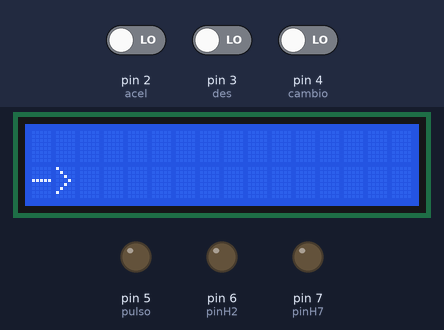
Simulated run of this sketch. Board: Arduino Uno, built with avr-gcc and run on an emulated ATmega328P. Parts: 16×2 character LCD, output pins drawn as LEDs (lit = HIGH). The test bench sets the inputs (shaded band); at power-on: pin 4 (cambio) LOW, pin 3 (des) LOW, pin 2 (acel) LOW. What the sketch prints to the serial monitor is not drawn.

Above: at 1.2 s.
1.3 s: pin 4 (cambio) driven HIGH
At 3.1 s:
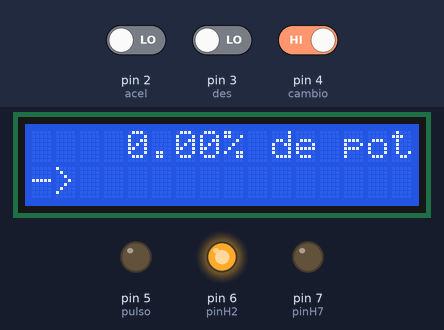
5.4 s: pin 3 (des) driven HIGH
At 7.9 s:
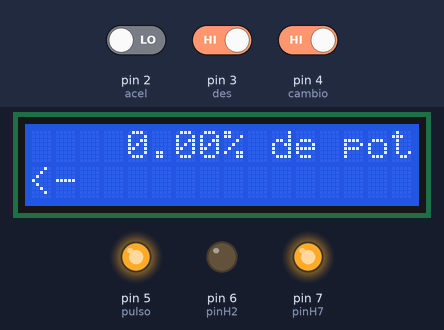
9.5 s: pin 2 (acel) driven HIGH
At 10.0 s:
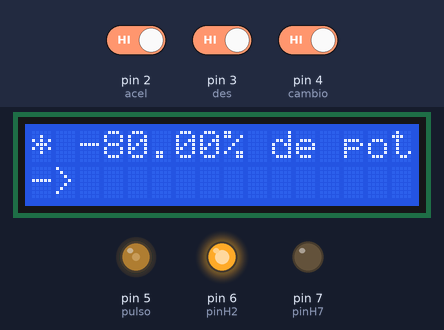
13.6 s: pin 2 (acel) driven LOW
At 14.6 s:
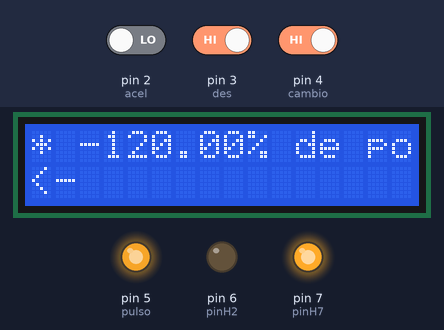
17.7 s: pin 3 (des) driven LOW
At 18.5 s:
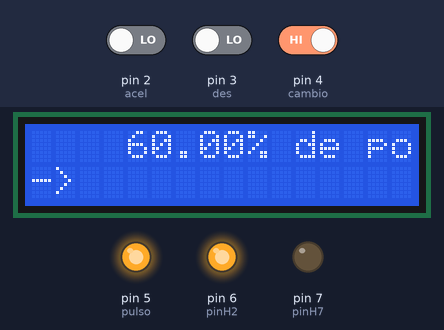
20.8 s: pin 3 (des) driven HIGH
At 22.2 s:
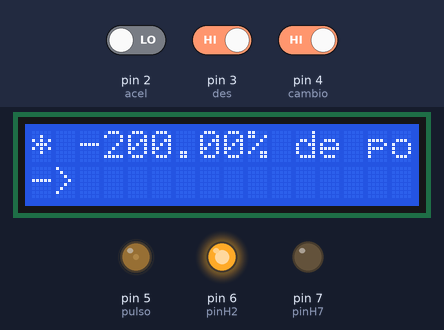
Timing chart, 0 to 25.9 s (numbered marks = the images above; inputs shaded):
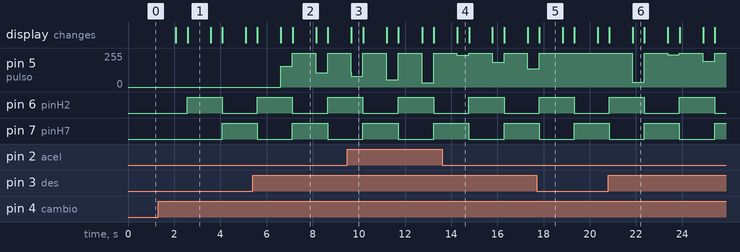

The sketch:

PRACT2.ino
```cpp
#include <LiquidCrystal.h>

#define RS 13
#define EN 12
#define D4 11
#define D5 10
#define D6 9
#define D7 8

const int acel = 2;
const int des = 3;
const int cambio = 4;
const int pulso = 5;          //PULSO PWM SE CONECTA AL PIN 8 DEL PUENTE H
const int pinH2 = 6;        //ENTRADA 2 PUENTE H
const int pinH7 = 7;        //ENTRADA 7 PUENTE H


LiquidCrystal lcd(RS,EN,D4,D5,D6,D7);

int tAlto, tBajo, pot;
bool btnCambio, btnAcel, btnDes, dir;

void imprimir (){
    lcd.setCursor(0,0);
    lcd.print("                                  ");
    lcd.setCursor(0,0);
    float porcentaje = pot / 2.5;
    lcd.print("* ");
    lcd.print (porcentaje);
    lcd.print("% de potencia *");
}

void bajar(){
  do{
        pot -= 25;
        imprimir();
        delay(500);
        digitalWrite(pulso,pot);
        Serial.println(pot);
      }while(pot > 0);
}

void setup() {
  // put your setup code here, to run once:
  lcd.begin(16,2);
  lcd.setCursor(0,1);
  lcd.print("->");
  pinMode(acel, INPUT);  //+++
  pinMode(des, INPUT);  //---
  pinMode(cambio, INPUT);  //cambio
  pinMode(pinH2, OUTPUT);
  pinMode(pinH7, OUTPUT);
  pot = 0;
  dir = false;
  Serial.begin(9600);
}

void loop() {
  btnAcel = digitalRead(acel);
  btnDes = digitalRead(des);
  btnCambio = digitalRead(cambio);

  if(btnAcel ){                             //++
    pot = (pot >= 250)? pot : pot + 25;   //VALOR DE 10 A CAMBIAR DEPENDIENDO DE LOS PORCENTAJES
    analogWrite(pulso,pot);
    imprimir();
  }

  if(btnDes){                            //--
    pot = (pot != 0)? pot - 25 : pot;   //VALOR DE 10 A CAMBIAR DEPENDIENDO DE LOS PORCENTAJES
    analogWrite(pulso,pot);
    imprimir();
  }

  if(btnCambio){                             //cambio
    if(dir){             //CAMBIO DE VUELTA
      bajar();
      digitalWrite(pinH2,LOW);
      digitalWrite(pinH7,HIGH);
      lcd.setCursor(0,1);
      lcd.print("                                            ");
      lcd.setCursor(0,1);
      lcd.print("<-");
    }else{             //CAMBIO DE VUELTA
      bajar();
      digitalWrite(pinH2,HIGH);
      digitalWrite(pinH7,LOW);
      lcd.setCursor(0,1);
      lcd.print("                                            ");
      lcd.setCursor(0,1);
      lcd.print("->");
    }
    dir = !dir;
  }
  delay(1000);
  Serial.println(pot);
}
```

Measured:
- after the input at 1.3 s, pin 6 (pinH2): LOW → HIGH after 1.3 s, → LOW 1.5 s later; pin 7 (pinH7): LOW → HIGH after 2.8 s; the display: first changes after 0.77 s (image 1 shows a later state)
- after the input at 5.4 s, pin 5 (pulso): 0/255 → 156/255 after 1.2 s, → 255/255 0.52 s later, → 106/255 1.0 s later, → 255/255 0.52 s later
- after the input at 17.7 s, pin 5 (pulso): goes on until 17.8 s, then stays 255/255
- after the input at 20.8 s, pin 5 (pulso): 255/255 → 37/255 after 1.0 s, → 255/255 0.52 s later, → 243/255 1.0 s later, → 255/255 0.52 s later, … (6 changes in this stretch)
- what the display in image 1 shows lasts 1.0 s, from 2.6 s to 3.6 s
- what the display in image 3 shows lasts 0.5 s, from 9.7 s to 10.2 s
